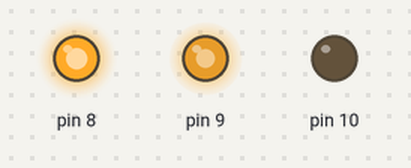
Recording of a sketch running on a simulated Arduino Uno, built with avr-gcc and run on an emulated ATmega328P. Parts: output pins drawn as LEDs (lit = HIGH).

Above: at 0.05 s.
At 1.75 s:
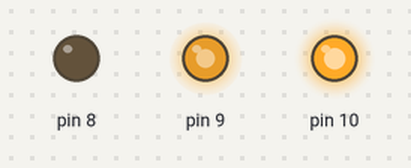
At 3.45 s:
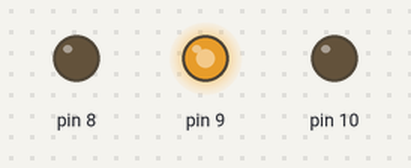
Timing chart, 0 to 4.0 s (numbered marks = the images above):
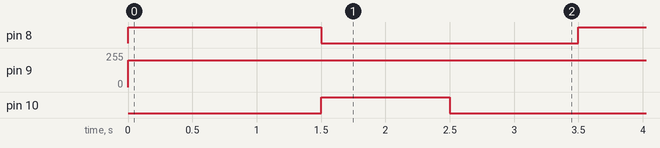

The sketch:

motorTest.ino
```cpp
//motor tests
#define SPEED 200

struct motor{
    int pinPwm;
    int pinA;
    int pinB;
};

struct motor hp_test = {9, 8, 10};

void setup() {
    pinMode(hp_test.pinPwm, OUTPUT);
    pinMode(hp_test.pinA, OUTPUT);
    pinMode(hp_test.pinB, OUTPUT);
}

void loop() {
    analogWrite(hp_test.pinPwm, SPEED);

    digitalWrite(hp_test.pinA, HIGH);
    digitalWrite(hp_test.pinB, LOW);
    delay(1500);
    digitalWrite(hp_test.pinA, LOW);
    digitalWrite(hp_test.pinB, HIGH);
    delay(1000);
    digitalWrite(hp_test.pinA, LOW);
    digitalWrite(hp_test.pinB, LOW);
    delay(1000);


}
```

Measured:
- by itself, pin 8: alternates HIGH for 1.5 s and LOW for 2.0 s
- by itself, pin 9: 0/255 → 200/255 at 0.00 s
- by itself, pin 10: alternates HIGH for 1.0 s and LOW for 2.5 s
